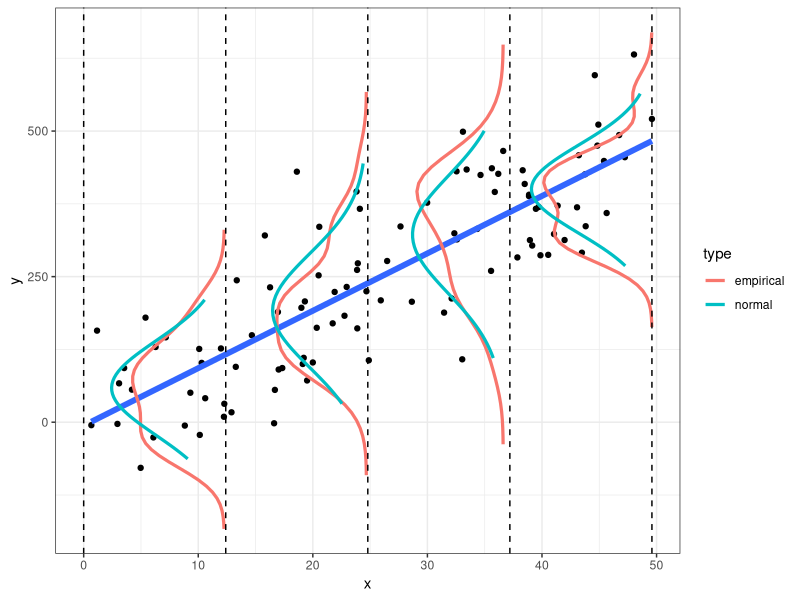

Reproduce this figure in R.
# cover image

library(ggplot2)
## Sample data
set.seed(0)
dat <- data.frame(x=(x=runif(100, 0, 50)),
                  y=rnorm(100, 10*x, 100))

## breaks: where you want to compute densities
breaks <- seq(0, max(dat$x), len=5)
dat$section <- cut(dat$x, breaks)

## Get the residuals
dat$res <- residuals(lm(y ~ x, data=dat))

## Compute densities for each section, and flip the axes, and add means of sections
## Note: the densities need to be scaled in relation to the section size (2000 here)
dens <- do.call(rbind, lapply(split(dat, dat$section), function(x) {
  d <- density(x$res, n=50)
  res <- data.frame(x=max(x$x)- d$y*2000, y=d$x+mean(x$y))
  res <- res[order(res$y), ]
  ## Get some data for normal lines as well
  xs <- seq(min(x$res), max(x$res), len=50)
  res <- rbind(res, data.frame(y=xs + mean(x$y),
                               x=max(x$x) - 2000*dnorm(xs, 0, sd(x$res))))
  res$type <- rep(c("empirical", "normal"), each=50)
  res
}))
dens$section <- rep(levels(dat$section), each=100)

## Plot both empirical and theoretical
ggplot(dat, aes(x, y)) +
  geom_point() +
  geom_smooth(method="lm", fill=NA, lwd=2) +
  geom_path(data=dens, aes(x, y, group=interaction(section,type), color=type), lwd=1.1) +
  theme_bw() +
  geom_vline(xintercept=breaks, lty=2)